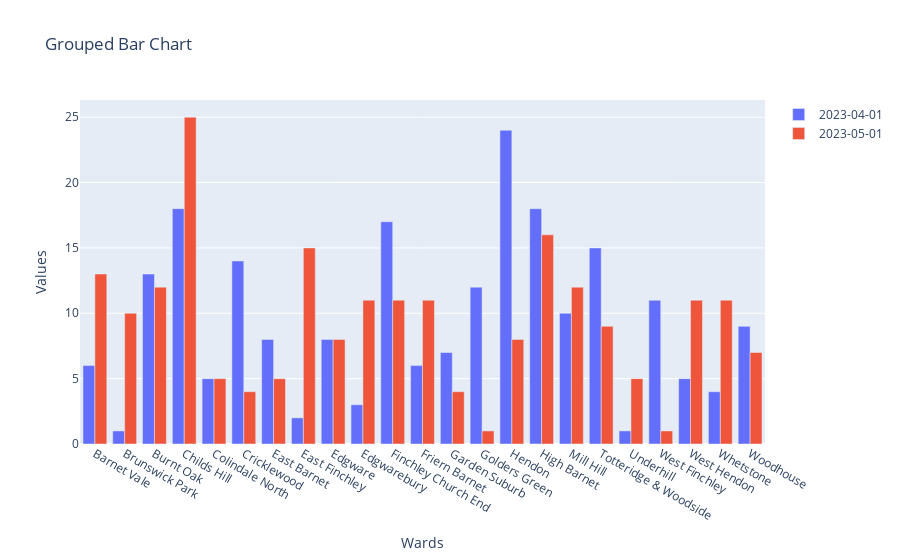

This figure's notebook cell:
### Code cell
import plotly.graph_objects as go

# Define the ward names
ward_names = new_df.columns.tolist()

# Define the dates
dates = new_df.index.tolist()

# Create a trace for each date
traces = []
for i, date in enumerate(dates):
    trace = go.Bar(
        x=ward_names,
        y=new_df.iloc[i],
        name=date
    )
    traces.append(trace)

# Create the layout
layout = go.Layout(
    title='Grouped Bar Chart',
    xaxis=dict(title='Wards'),
    yaxis=dict(title='Values'),
    barmode='group'
)

# Create the figure
fig = go.Figure(data=traces, layout=layout)

# Show the figure
fig.show()

### Figure 1 — Plotly figure (JSON) as saved in the notebook; plotly's stock layout.template omitted (floating-point values rounded to 4 significant figures)
{"data": [{"name": "2023-04-01", "type": "bar", "x": ["Barnet Vale", "Brunswick Park", "Burnt Oak", "Childs Hill", "Colindale North", "Cricklewood", "East Barnet", "East Finchley", "Edgware", "Edgwarebury", "Finchley Church End", "Friern Barnet", "Garden Suburb", "Golders Green", "Hendon", "High Barnet", "Mill Hill", "Totteridge & Woodside", "Underhill", "West Finchley", "West Hendon", "Whetstone", "Woodhouse"], "y": [6, 1, 13, 18, 5, 14, 8, 2, 8, 3, 17, 6, 7, 12, 24, 18, 10, 15, 1, 11, 5, 4, 9]}, {"name": "2023-05-01", "type": "bar", "x": ["Barnet Vale", "Brunswick Park", "Burnt Oak", "Childs Hill", "Colindale North", "Cricklewood", "East Barnet", "East Finchley", "Edgware", "Edgwarebury", "Finchley Church End", "Friern Barnet", "Garden Suburb", "Golders Green", "Hendon", "High Barnet", "Mill Hill", "Totteridge & Woodside", "Underhill", "West Finchley", "West Hendon", "Whetstone", "Woodhouse"], "y": [13, 10, 12, 25, 5, 4, 5, 15, 8, 11, 11, 11, 4, 1, 8, 16, 12, 9, 5, 1, 11, 11, 7]}], "layout": {"barmode": "group", "title": {"text": "Grouped Bar Chart"}, "xaxis": {"title": {"text": "Wards"}}, "yaxis": {"title": {"text": "Values"}}}}
